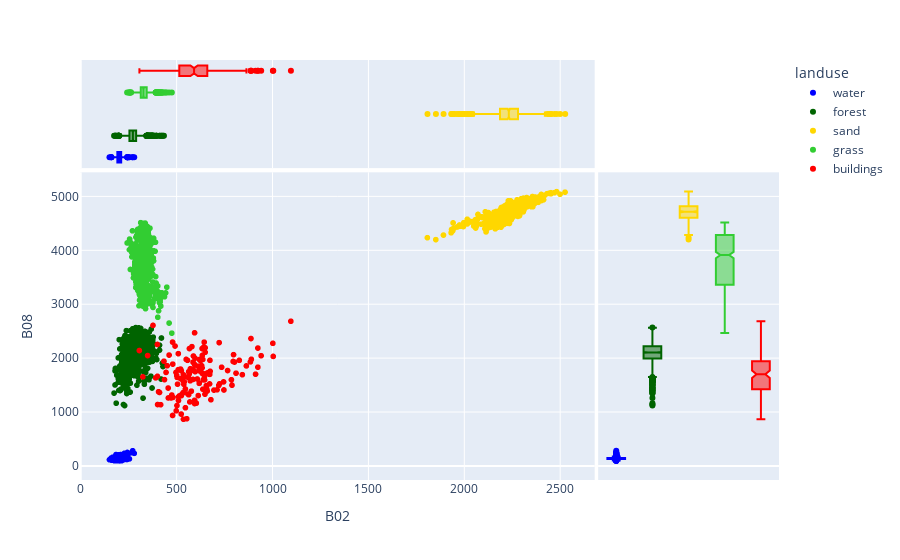

The notebook cell saved with this chart:
### Markdown cell above
The next step is to plot the landuse classes in as a function of the different bands. You can chage the colors of the points if you want. You can find the colors [here](https://community.plotly.com/t/plotly-colours-list/11730/3)

### Code cell
# Get bands
band_x_axis = X[:,0]
band_y_axis = X[:,3]

# Make list with landuse classes and colors to be used in plot
landuse_classes_names_array = []
for landuse_class in sample_areas_array[(sample_areas_array > 0)]:
   landuse_classes_names_array.append(class_dict[landuse_class])
   
# Make a Pandas dataframe
df = pd.DataFrame({'x':band_x_axis, 'y':band_y_axis, 'landuse':landuse_classes_names_array})

# Plot
fig = px.scatter(df, x="x", y="y", color='landuse', marginal_x='box', marginal_y='box', category_orders={"landuse": landuse_classes_list}, color_discrete_sequence=landuse_colors_list, labels = {"x" : "B02", "y" : "B08", })
fig.show()

### Figure 1 — Plotly figure (JSON) as saved in the notebook; plotly's stock layout.template omitted (floating-point values rounded to 4 significant figures; data arrays with more than 128 entries replaced by an {"elided": "..."} marker saying what was removed)
{"data": [{"hovertemplate": "landuse=water<br>B02=%{x}<br>B08=%{y}<extra></extra>", "legendgroup": "water", "marker": {"color": "blue", "symbol": "circle"}, "mode": "markers", "name": "water", "showlegend": true, "type": "scattergl", "x": {"elided": "955 int values"}, "xaxis": "x", "y": {"elided": "955 int values"}, "yaxis": "y"}, {"alignmentgroup": "True", "hovertemplate": "landuse=water<br>B02=%{x}<extra></extra>", "legendgroup": "water", "marker": {"color": "blue", "symbol": "circle"}, "name": "water", "notched": true, "offsetgroup": "water", "showlegend": false, "type": "box", "x": {"elided": "955 int values"}, "xaxis": "x3", "yaxis": "y3"}, {"alignmentgroup": "True", "hovertemplate": "landuse=water<br>B08=%{y}<extra></extra>", "legendgroup": "water", "marker": {"color": "blue", "symbol": "circle"}, "name": "water", "notched": true, "offsetgroup": "water", "showlegend": false, "type": "box", "xaxis": "x2", "y": {"elided": "955 int values"}, "yaxis": "y2"}, {"hovertemplate": "landuse=forest<br>B02=%{x}<br>B08=%{y}<extra></extra>", "legendgroup": "forest", "marker": {"color": "darkgreen", "symbol": "circle"}, "mode": "markers", "name": "forest", "showlegend": true, "type": "scattergl", "x": {"elided": "2211 int values"}, "xaxis": "x", "y": {"elided": "2211 int values"}, "yaxis": "y"}, {"alignmentgroup": "True", "hovertemplate": "landuse=forest<br>B02=%{x}<extra></extra>", "legendgroup": "forest", "marker": {"color": "darkgreen", "symbol": "circle"}, "name": "forest", "notched": true, "offsetgroup": "forest", "showlegend": false, "type": "box", "x": {"elided": "2211 int values"}, "xaxis": "x3", "yaxis": "y3"}, {"alignmentgroup": "True", "hovertemplate": "landuse=forest<br>B08=%{y}<extra></extra>", "legendgroup": "forest", "marker": {"color": "darkgreen", "symbol": "circle"}, "name": "forest", "notched": true, "offsetgroup": "forest", "showlegend": false, "type": "box", "xaxis": "x2", "y": {"elided": "2211 int values"}, "yaxis": "y2"}, {"hovertemplate": "landuse=sand<br>B02=%{x}<br>B08=%{y}<extra></extra>", "legendgroup": "sand", "marker": {"color": "gold", "symbol": "circle"}, "mode": "markers", "name": "sand", "showlegend": true, "type": "scattergl", "x": {"elided": "668 int values"}, "xaxis": "x", "y": {"elided": "668 int values"}, "yaxis": "y"}, {"alignmentgroup": "True", "hovertemplate": "landuse=sand<br>B02=%{x}<extra></extra>", "legendgroup": "sand", "marker": {"color": "gold", "symbol": "circle"}, "name": "sand", "notched": true, "offsetgroup": "sand", "showlegend": false, "type": "box", "x": {"elided": "668 int values"}, "xaxis": "x3", "yaxis": "y3"}, {"alignmentgroup": "True", "hovertemplate": "landuse=sand<br>B08=%{y}<extra></extra>", "legendgroup": "sand", "marker": {"color": "gold", "symbol": "circle"}, "name": "sand", "notched": true, "offsetgroup": "sand", "showlegend": false, "type": "box", "xaxis": "x2", "y": {"elided": "668 int values"}, "yaxis": "y2"}, {"hovertemplate": "landuse=grass<br>B02=%{x}<br>B08=%{y}<extra></extra>", "legendgroup": "grass", "marker": {"color": "limegreen", "symbol": "circle"}, "mode": "markers", "name": "grass", "showlegend": true, "type": "scattergl", "x": {"elided": "631 int values"}, "xaxis": "x", "y": {"elided": "631 int values"}, "yaxis": "y"}, {"alignmentgroup": "True", "hovertemplate": "landuse=grass<br>B02=%{x}<extra></extra>", "legendgroup": "grass", "marker": {"color": "limegreen", "symbol": "circle"}, "name": "grass", "notched": true, "offsetgroup": "grass", "showlegend": false, "type": "box", "x": {"elided": "631 int values"}, "xaxis": "x3", "yaxis": "y3"}, {"alignmentgroup": "True", "hovertemplate": "landuse=grass<br>B08=%{y}<extra></extra>", "legendgroup": "grass", "marker": {"color": "limegreen", "symbol": "circle"}, "name": "grass", "notched": true, "offsetgroup": "grass", "showlegend": false, "type": "box", "xaxis": "x2", "y": {"elided": "631 int values"}, "yaxis": "y2"}, {"hovertemplate": "landuse=buildings<br>B02=%{x}<br>B08=%{y}<extra></extra>", "legendgroup": "buildings", "marker": {"color": "red", "symbol": "circle"}, "mode": "markers", "name": "buildings", "showlegend": true, "type": "scattergl", "x": {"elided": "142 int values"}, "xaxis": "x", "y": {"elided": "142 int values"}, "yaxis": "y"}, {"alignmentgroup": "True", "hovertemplate": "landuse=buildings<br>B02=%{x}<extra></extra>", "legendgroup": "buildings", "marker": {"color": "red", "symbol": "circle"}, "name": "buildings", "notched": true, "offsetgroup": "buildings", "showlegend": false, "type": "box", "x": {"elided": "142 int values"}, "xaxis": "x3", "yaxis": "y3"}, {"alignmentgroup": "True", "hovertemplate": "landuse=buildings<br>B08=%{y}<extra></extra>", "legendgroup": "buildings", "marker": {"color": "red", "symbol": "circle"}, "name": "buildings", "notched": true, "offsetgroup": "buildings", "showlegend": false, "type": "box", "xaxis": "x2", "y": {"elided": "142 int values"}, "yaxis": "y2"}], "layout": {"legend": {"title": {"text": "landuse"}, "tracegroupgap": 0}, "margin": {"t": 60}, "xaxis": {"anchor": "y", "domain": [0, 0.7363], "title": {"text": "B02"}}, "xaxis2": {"anchor": "y2", "domain": [0.7413, 1], "matches": "x2", "showgrid": false, "showline": false, "showticklabels": false, "ticks": ""}, "xaxis3": {"anchor": "y3", "domain": [0, 0.7363], "matches": "x", "showgrid": true, "showticklabels": false}, "xaxis4": {"anchor": "y4", "domain": [0.7413, 1], "matches": "x2", "showgrid": false, "showline": false, "showticklabels": false, "ticks": ""}, "yaxis": {"anchor": "x", "domain": [0, 0.7326], "title": {"text": "B08"}}, "yaxis2": {"anchor": "x2", "domain": [0, 0.7326], "matches": "y", "showgrid": true, "showticklabels": false}, "yaxis3": {"anchor": "x3", "domain": [0.7426, 1], "matches": "y3", "showgrid": false, "showline": false, "showticklabels": false, "ticks": ""}, "yaxis4": {"anchor": "x4", "domain": [0.7426, 1], "matches": "y3", "showgrid": true, "showline": false, "showticklabels": false, "ticks": ""}}}
